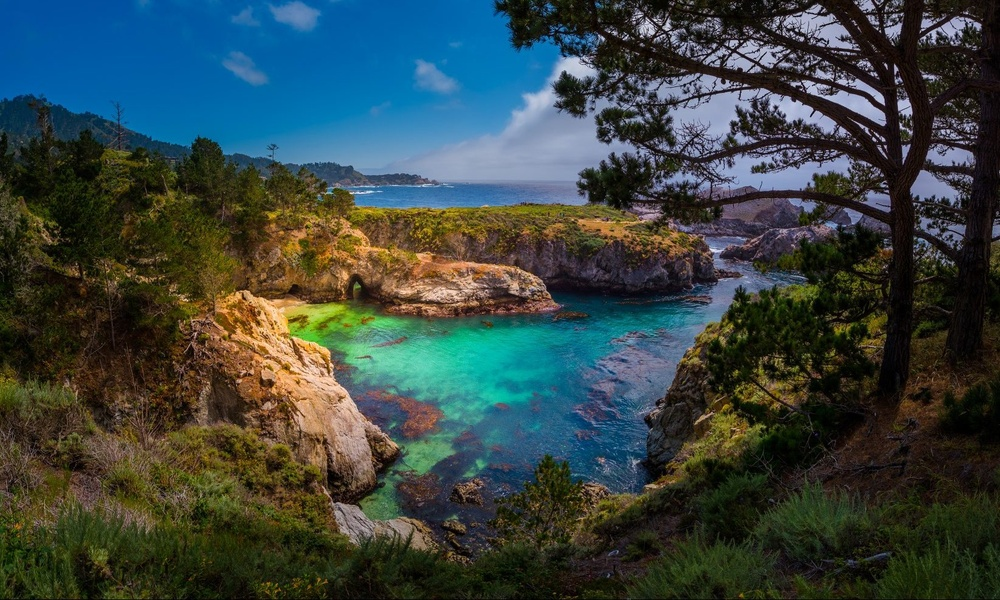
#> input picture images/point lobos.jpg, 1000 x 600 px, shrunk from 1645 x 987 before the run
$ python blurring.py --image 'images/point lobos.jpg'
#> lines starting #> are read from the running program, lines starting #| are printed output that depends on the picture
import numpy as np
import argparse
import cv2

ap = argparse.ArgumentParser()
ap.add_argument("-i", "--image", required = True, help = "Path to the image")
args = vars(ap.parse_args())

image = cv2.imread(args["image"])
#> image is the input picture: shape (600, 1000, 3); mean B, G, R 66.5, 68.7, 55.4
cv2.imshow("Original Image", image)
cv2.waitKey(0)

blurred = np.hstack([
	cv2.blur(image, (3, 3)),
	cv2.blur(image, (13, 13)),
	cv2.blur(image, (21, 21)) # refers to kernel size
])
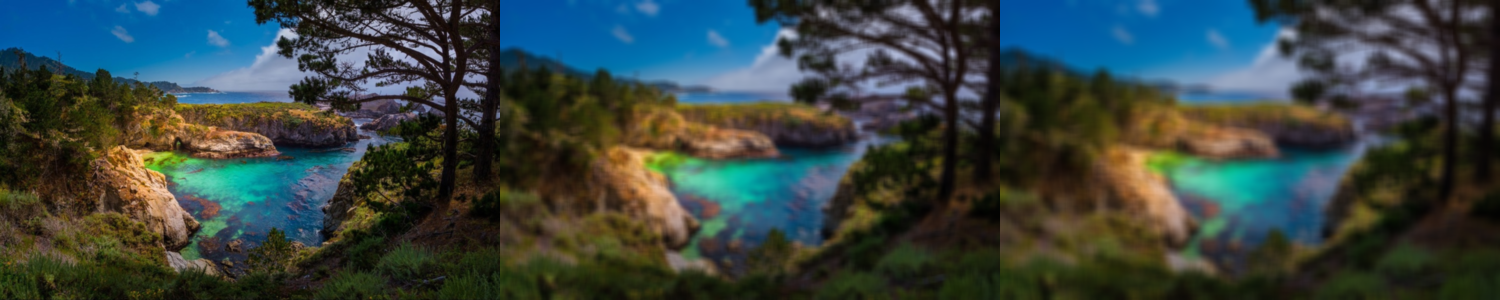
#> blurred: shape (600, 3000, 3) (shown at 1/2 size); mean B, G, R 66.5, 68.8, 55.4
cv2.imshow("Averaged Image", blurred)
cv2.waitKey(0)

# Gaussian Blur - more "weight" to the middle of the blurred area

blurred = np.hstack([
	cv2.GaussianBlur(image, (3, 3), 0),
	cv2.GaussianBlur(image, (13, 13), 0),
	cv2.GaussianBlur(image, (21, 21), 0)
])
cv2.imshow("Gaussian Blurs", blurred)
cv2.waitKey(0)

# Median Blur - replace central pixel with median instead of average

blurred = np.hstack([
	cv2.medianBlur(image, 3),
	cv2.medianBlur(image, 13),
	cv2.medianBlur(image, 21)
])
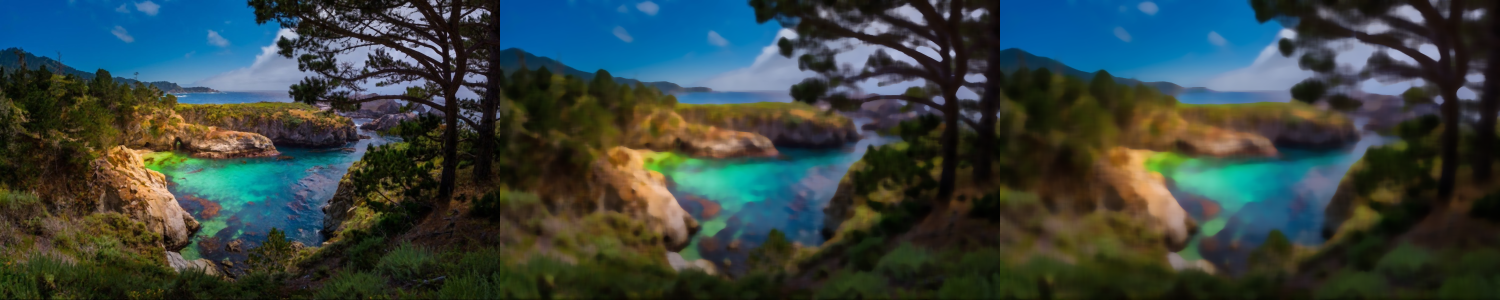
#> blurred: shape (600, 3000, 3) (shown at 1/2 size); mean B, G, R 64.9, 67.4, 53.7
cv2.imshow("Median Blurs", blurred)
cv2.waitKey(0)

# Bilateral Blur - maintain edges in the image

blurred = np.hstack([
	cv2.bilateralFilter(image, 5, 21, 21),
	cv2.bilateralFilter(image, 13, 31, 31),
	cv2.bilateralFilter(image, 21, 41, 41)
])
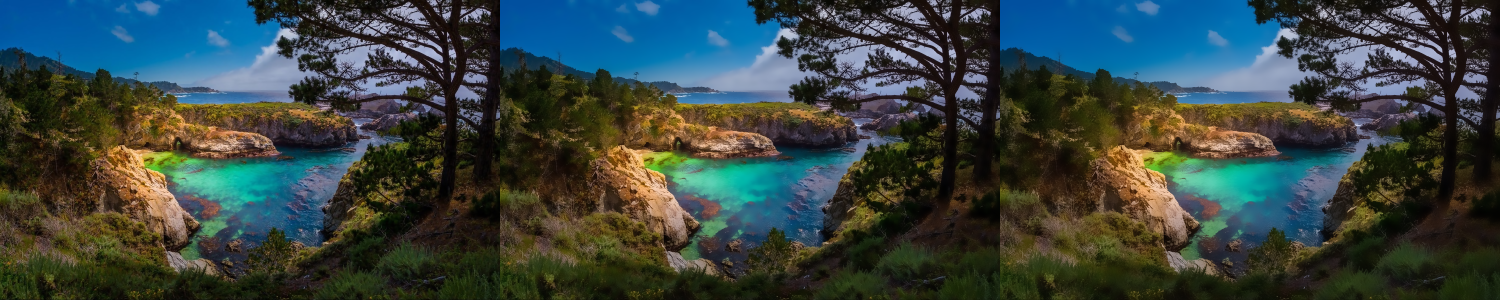
#> blurred: shape (600, 3000, 3) (shown at 1/2 size); mean B, G, R 66.3, 68.6, 55.2
cv2.imshow("Bilateral Blur", blurred)
cv2.waitKey(0)
